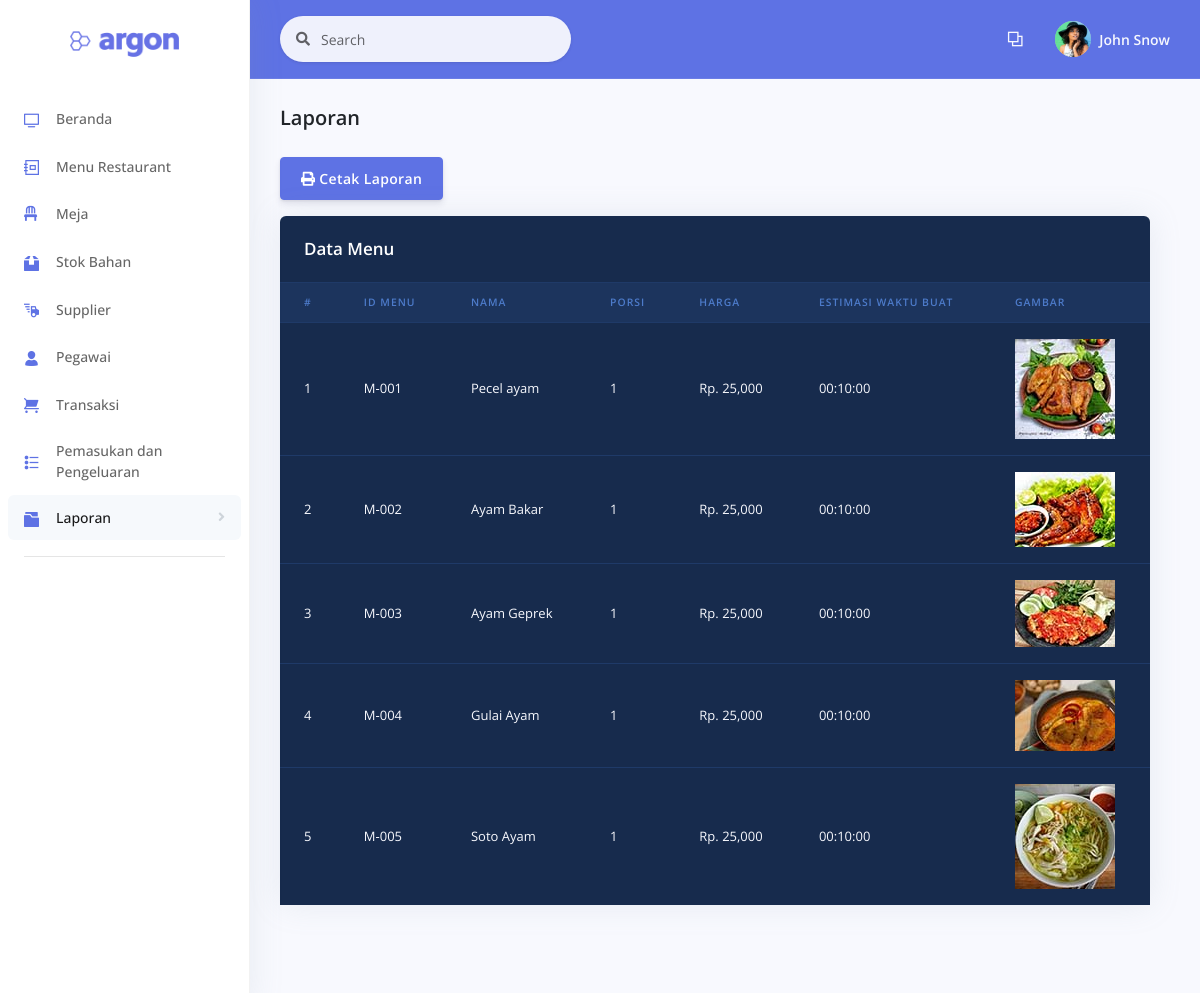
Page /examples/laporanmenu.php on the committed database.
### tables this page shows
CREATE TABLE `menu` (
  `id_menu` varchar(5) NOT NULL,
  `nama_menu` varchar(50) NOT NULL,
  `porsi` int(11) NOT NULL,
  `harga` int(11) NOT NULL,
  `status_menu` varchar(10) NOT NULL,
  `estimasi_waktu_buat` time NOT NULL,
  `gambar` varchar(100) NOT NULL
);

### examples/functions.php (called while the page is built, shortened)
<?php
function koneksi() {
	$conn = mysqli_connect("localhost", "root", "");
	mysqli_select_db($conn, "pw_restaurant");
	return $conn;
}
function query($sql) {
	$conn = koneksi();
	$result = mysqli_query($conn, "$sql");
	$rows = [];
	while ($row = mysqli_fetch_assoc($result)) {
		$rows[] = $row;
	}
	return $rows;
}
?>

### examples/laporanmenu.php (the view, shortened to what this page needs)
<?php
  require 'functions.php';
  $menu = query("SELECT * FROM menu");
?>
<!DOCTYPE html>
<html>
<head>
  <link rel="stylesheet" href="../assets/vendor/nucleo/css/nucleo.css" type="text/css">
  <link rel="stylesheet" href="../assets/vendor/@fortawesome/fontawesome-free/css/all.min.css" type="text/css">
  <link rel="stylesheet" href="../assets/css/argon.css?v=1.2.0" type="text/css">
  <link rel="stylesheet" href="../assets/css/style.css">
</head>
<body>
  <nav class="sidenav navbar navbar-vertical  fixed-left  navbar-expand-xs navbar-light bg-white" id="sidenav-main">
    <div class="scrollbar-inner">
      <div class="sidenav-header  align-items-center">
        <a class="navbar-brand" href="javascript:void(0)">
          <img src="../assets/img/brand/blue.png" class="navbar-brand-img" alt="...">
        </a>
      </div>
      <div class="navbar-inner">
        <div class="collapse navbar-collapse" id="sidenav-collapse-main">
          <ul class="navbar-nav">
            <li class="nav-item">
              <a class="nav-link" href="beranda.php">
                <i class="ni ni-tv-2 text-primary"></i>
                <span class="nav-link-text">Beranda</span>
              </a>
            </li>
            <li class="nav-item">
              <a class="nav-link" href="menu.php">
                <i class="ni ni-collection text-primary"></i>
                <span class="nav-link-text">Menu Restaurant</span>
              </a>
            </li>
            <li class="nav-item">
              <a class="nav-link" href="meja.php">
                <i class="fas fa-chair text-primary"></i>
                <span class="nav-link-text">Meja</span>
              </a>
            </li>
            <li class="nav-item">
              <a class="nav-link" href="stok.php">
                <i class="ni ni-box-2 text-primary"></i>
                <span class="nav-link-text">Stok Bahan</span>
              </a>
            </li>
            <li class="nav-item">
              <a class="nav-link" href="supplier.php">
                <i class="ni ni-delivery-fast text-primary"></i>
                <span class="nav-link-text">Supplier</span>
              </a>
            </li>
            <li class="nav-item">
              <a class="nav-link" href="pegawai.php">
                <i class="ni ni-single-02 text-primary"></i>
                <span class="nav-link-text">Pegawai</span>
              </a>
            </li>
            <li class="nav-item">
              <a class="nav-link" href="transaksi.php">
                <i class="ni ni-cart text-primary"></i>
                <span class="nav-link-text">Transaksi</span>
              </a>
            </li>
            <li class="nav-item">
              <a class="nav-link" href="pemasukan_pengeluaran.php">
                <i class="ni ni-bullet-list-67 text-primary"></i>
                <span class="nav-link-text">Pemasukan dan Pengeluaran</span>
              </a>
            </li>
            <li class="nav-item">
              <a class="nav-link active" data-toggle="collapse" href="#tables">
                <i class="ni ni-folder-17 text-primary"></i>
                <span class="nav-link-text">Laporan</span>
              </a>
            </li>
          </ul>
          <hr class="my-3">
        </div>
      </div>
    </div>
  </nav>
  <div class="main-content" id="panel">
    <nav class="navbar navbar-top navbar-expand navbar-dark bg-primary border-bottom">
      <div class="container-fluid">
        <div class="collapse navbar-collapse" id="navbarSupportedContent">
          <form class="navbar-search navbar-search-light form-inline mr-sm-3" id="navbar-search-main">
            <div class="form-group mb-0">
              <div class="input-group input-group-alternative input-group-merge">
                <div class="input-group-prepend">
                  <span class="input-group-text"><i class="fas fa-search"></i></span>
                </div>
                <input class="form-control" placeholder="Search" type="text">
              </div>
            </div>
          </form>
          <ul class="navbar-nav align-items-center  ml-md-auto ">
            <li class="nav-item dropdown">
              <a class="nav-link" href="#" role="button" data-toggle="dropdown" aria-haspopup="true" aria-expanded="false">
                <i class="ni ni-ungroup"></i>
              </a>
            </li>
          </ul>
          <ul class="navbar-nav align-items-center  ml-auto ml-md-0 ">
            <li class="nav-item dropdown">
              <a class="nav-link pr-0" href="#" role="button" data-toggle="dropdown" aria-haspopup="true" aria-expanded="false">
                <div class="media align-items-center">
                  <span class="avatar avatar-sm rounded-circle">
                    <img alt="Image placeholder" src="../assets/img/theme/team-4.jpg">
                  </span>
                  <div class="media-body  ml-2  d-none d-lg-block">
                    <span class="mb-0 text-sm  font-weight-bold">John Snow</span>
                  </div>
                </div>
              </a>
            </li>
          </ul>
        </div>
      </div>
    </nav>
    <div class="header pb-6">
      <div class="container-fluid">
        <div class="header-body">
          <div class="row align-items-center py-4">
            <div class="col-lg-6 col-7">
              <h6 class="h2 text-dark d-inline-block mb-0">Laporan</h6>
            </div>
          </div>
          <button class="btn btn-primary mb-3"><i class="fas fa-print"></i> Cetak Laporan</button>
            <div class="row tabel-gelap">
              <div class="col">
                <div class="card bg-default shadow">
                  <div class="card-header bg-transparent border-0">
                    <h3 class="text-white mb-0">Data Menu</h3>
                  </div>
                  <div class="table-responsive">
                    <table class="table align-items-center table-dark table-flush">
                      <thead class="thead-dark">
                        <tr>
                          <th scope="col" class="sort" data-sort="name">#</th>
                          <th scope="col" class="sort" data-sort="budget">ID Menu</th>
                          <th scope="col" class="sort" data-sort="status">Nama</th>
                          <th scope="col" class="sort" data-sort="status">Porsi</th>
                          <th scope="col" class="sort" data-sort="completion">Harga</th>
                          <th scope="col" class="sort" data-sort="status">Estimasi waktu buat</th>
                          <th scope="col" class="sort" data-sort="status">Gambar</th>
                        </tr>
                      </thead>
                      <tbody class="list">
                        <?php $i = 1; ?>
                        <?php foreach ($menu as $m) { ?>
                          <tr>
                            <td><?php echo $i++; ?></td>
                            <td><?php echo $m['id_menu']; ?></td>
                            <td><?php echo $m['nama_menu']; ?></td>
                            <td><?php echo $m['porsi']; ?></td>
                            <td>Rp. <?php echo number_format($m['harga']); ?></td>
                            <td><?php echo $m['estimasi_waktu_buat']; ?></td>
                            <td><img src="../assets/img/<?php echo $m['gambar']; ?>" alt=""></td>
                          </tr>
                        <?php } ?>
                      </tbody>
                    </table>
                  </div>
                </div>
              </div>
            </div>
        </div>
      </div>
    </div>
    <div class="container-fluid mt--6">
      <footer class="footer pt-0">
      </footer>
    </div>
  </div>
</body>
</html>

### assets/css/style.css (style rules this page uses)
.tabel-gelap { width: 900px; }

### rows in the picture
menu: id_menu "M-001", nama_menu "Pecel ayam", porsi "1", harga "25,000", estimasi_waktu_buat "00:10:00", gambar (picture)
menu: id_menu "M-002", nama_menu "Ayam Bakar", porsi "1", harga "25,000", estimasi_waktu_buat "00:10:00", gambar (picture)
menu: id_menu "M-003", nama_menu "Ayam Geprek", porsi "1", harga "25,000", estimasi_waktu_buat "00:10:00", gambar (picture)
menu: id_menu "M-004", nama_menu "Gulai Ayam", porsi "1", harga "25,000", estimasi_waktu_buat "00:10:00", gambar (picture)
menu: id_menu "M-005", nama_menu "Soto Ayam", porsi "1", harga "25,000", estimasi_waktu_buat "00:10:00", gambar (picture)
